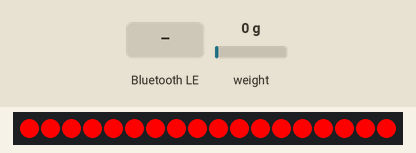
This sketch was run on a simulated Arduino Nano 33 IoT. On the bench: 18 RGB LEDs in strip order, left to right. Inputs (shaded band) come from the test bench; at power-on: weight on the scale 0 g. Nothing arrives over Bluetooth unless stated; a phone connects over Bluetooth LE 3 s after start; what the sketch prints to the serial monitor is not drawn.

Above: at 1.1 s.
At 3.6 s:
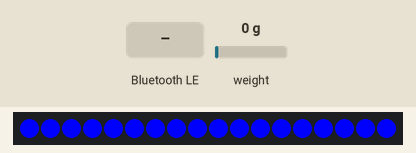
3.7 s: Bluetooth LE write "A" received
At 5.5 s:
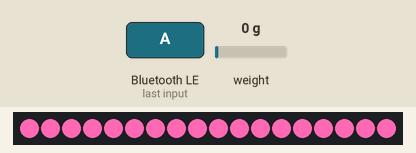
6.5 s: Bluetooth LE write "C" received
At 13.3 s:
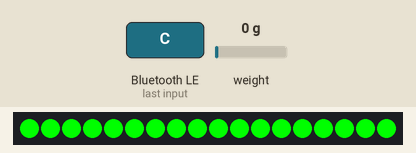
Timing chart, 0 to 14.8 s (numbered marks = the images above; inputs shaded):
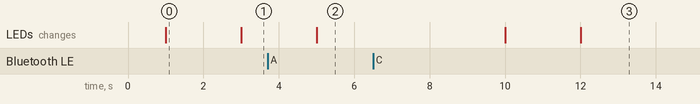

The sketch:

ArduinoBLE_with_MAC.ino
```cpp
#include <ArduinoBLE.h>
#include <Adafruit_NeoPixel.h>
#include "HX711.h" // HX711 라이브러리 추가

// BLE 서비스 및 특성 UUID 정의
BLEService myService("00001101-0000-1000-8000-00805F9B34FB");
BLEStringCharacteristic myCharacteristic("00001101-0000-1000-8000-00805F9B34FB", BLERead | BLEWrite, 20); // 최대 20바이트 문자열

#define PIN 4 // RGB LED 스트립이 연결된 아두이노의 핀 번호
#define NUMPIXELS 18 // LED 스트립에 있는 LED 개수
Adafruit_NeoPixel pixels(NUMPIXELS, PIN, NEO_GRB + NEO_KHZ800);

// HX711 모듈 핀 정의
#define LOADCELL_DOUT_PIN 3
#define LOADCELL_SCK_PIN 2

HX711 scale;

// dtostrf 함수 직접 구현
char* dtostrf(double val, signed char width, unsigned char prec, char *sout) {
  sprintf(sout, "%*.*f", width, prec, val);
  return sout;
}

void setup() {
  Serial.begin(9600); // 시리얼 통신 시작
  pixels.begin(); // NeoPixel 시작
  if (!BLE.begin()) { // BLE 초기화
    Serial.println("BLE 시작 실패");
    while (1);
  }

  BLE.setLocalName("하이루"); // BLE 디바이스 이름 설정
  BLE.setAdvertisedService(myService); // 광고할 서비스 추가
  myService.addCharacteristic(myCharacteristic); // 서비스에 특성 추가
  BLE.addService(myService); // BLE 서비스 추가

  myCharacteristic.writeValue("물좀마셔조"); // 초기 특성 값 설정

  BLE.advertise(); // BLE 광고 시작

  Serial.println("BLE 디바이스가 준비되었습니다. 이제 연결할 수 있습니다.");

  // 로드셀 초기화
  scale.begin(LOADCELL_DOUT_PIN, LOADCELL_SCK_PIN);
  scale.tare(); // 시작 시 영점 조절

  // 스케일 팩터 설정(로드셀)
  scale.set_scale(400100.00); // 400100.00

  // 초기 상태 (연결 대기 중) 노란색으로 설정
  setAllPixelsColor(255, 255, 0); // 노란색
}

void loop() {
  // BLE 중앙 장치와의 연결 대기
  BLEDevice central = BLE.central();

  // 중앙 장치가 연결되면
  if (central) {
    Serial.print("연결됨: ");
    Serial.println(central.address());
    // 연결되었을 때 초록색으로 설정
    setAllPixelsColor(0, 255, 0); // 초록색

    // 중앙 장치와 연결된 동안 파란색으로 유지
    while (central.connected()) {
      setAllPixelsColor(0, 0, 255); // 파란색

      // 실시간 무게를 읽고 시리얼 모니터에 출력
      float weight = scale.get_units(10); // 로드셀로부터 무게를 읽어옴, 10번 측정 후 평균값 사용
      char weightStr[10];
      dtostrf(weight, 1, 2, weightStr); // 무게를 문자열로 변환
      Serial.print("실시간 무게: ");
      Serial.print(weight);
      Serial.println(" kg"); // 단위를 kg으로 표시

      // 새로운 값을 쓰기 전에 중앙 장치에서 명령을 처리
      if (myCharacteristic.written()) {
        String value = myCharacteristic.value();
        Serial.print("새로운 값: ");
        Serial.println(value);

        if (value == "A") {
          // 영점 조절
          scale.tare();
          Serial.println("영점 조절 완료");
          setAllPixelsColor(255, 105, 180); // 핑크색
          delay(5000); // 5초 대기
          setAllPixelsColor(0, 0, 255); // 다시 파란색으로 변경
        } else if (value == "C") {
          Serial.println("목표치 달성"); // 시리얼 모니터에 "목표치 달성" 출력
          setAllPixelsColor(0, 255, 0); // LED를 초록색으로 변경
          delay(5000); // 5초 대기
          setAllPixelsColor(0, 0, 255); // 다시 파란색으로 변경
        } else if (value == "D") {
          // "물 추가"
          Serial.println("물 추가");
          setAllPixelsColor(0, 191, 255); // 하늘색
          delay(5000); // 5초 대기
          setAllPixelsColor(0, 0, 255); // 다시 파란색으로 변경
        } else if (value == "E") {
          // "물 버림"
          Serial.println("물 버림");
          setAllPixelsColor(255, 255, 0); // 노란색
          delay(5000); // 5초 대기
          setAllPixelsColor(0, 0, 255); // 다시 파란색으로 변경
        } else if (value == "B") {
          // "무게전송"
          Serial.println("무게 전송");
          setAllPixelsColor(255, 35, 0); // 주황
          delay(5000); // 5초 대기
          setAllPixelsColor(0, 0, 255); // 다시 파란색으로 변경
        }
      }

      // BLE 특성에 무게 전송
      myCharacteristic.writeValue(weightStr);

      delay(1000); // 1초 대기 (실시간 전송 간격 설정)
    }

    // 중앙 장치와의 연결이 끊어지면 붉은색으로 설정
    Serial.print("연결 해제: ");
    Serial.println(central.address());
    setAllPixelsColor(255, 0, 0); // 붉은색
  } else {
    // 중앙 장치가 연결되지 않았을 때 붉은색으로 설정
    setAllPixelsColor(255, 0, 0); // 붉은색
  }
}

// 모든 LED에 동일한 색상을 설정하는 함수
void setAllPixelsColor(byte red, byte green, byte blue) {
  for(int i = 0; i < NUMPIXELS; i++) {
    pixels.setPixelColor(i, pixels.Color(red, green, blue));
  }
  pixels.show();
}
```

Measured:
- after the input at 3.7 s, the LEDs: change after 1.3 s (image 2)
- after the input at 6.5 s, the LEDs: first differ from a run without the input after 5.5 s (image 3)
- what the display in image 0 shows lasts 2.0 s, from 1.0 s to 3.0 s
